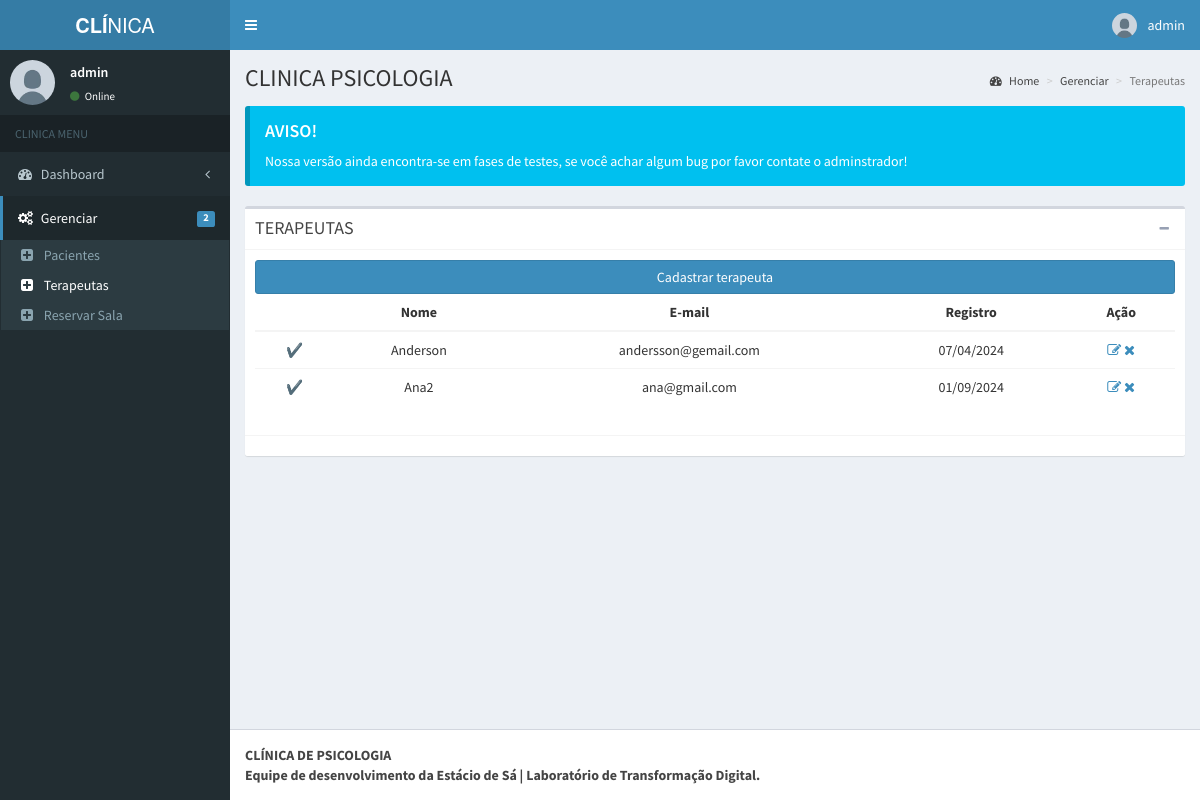
The page /admin/pages/layout/terapeutas.php (signed in) on the database as committed earlier.
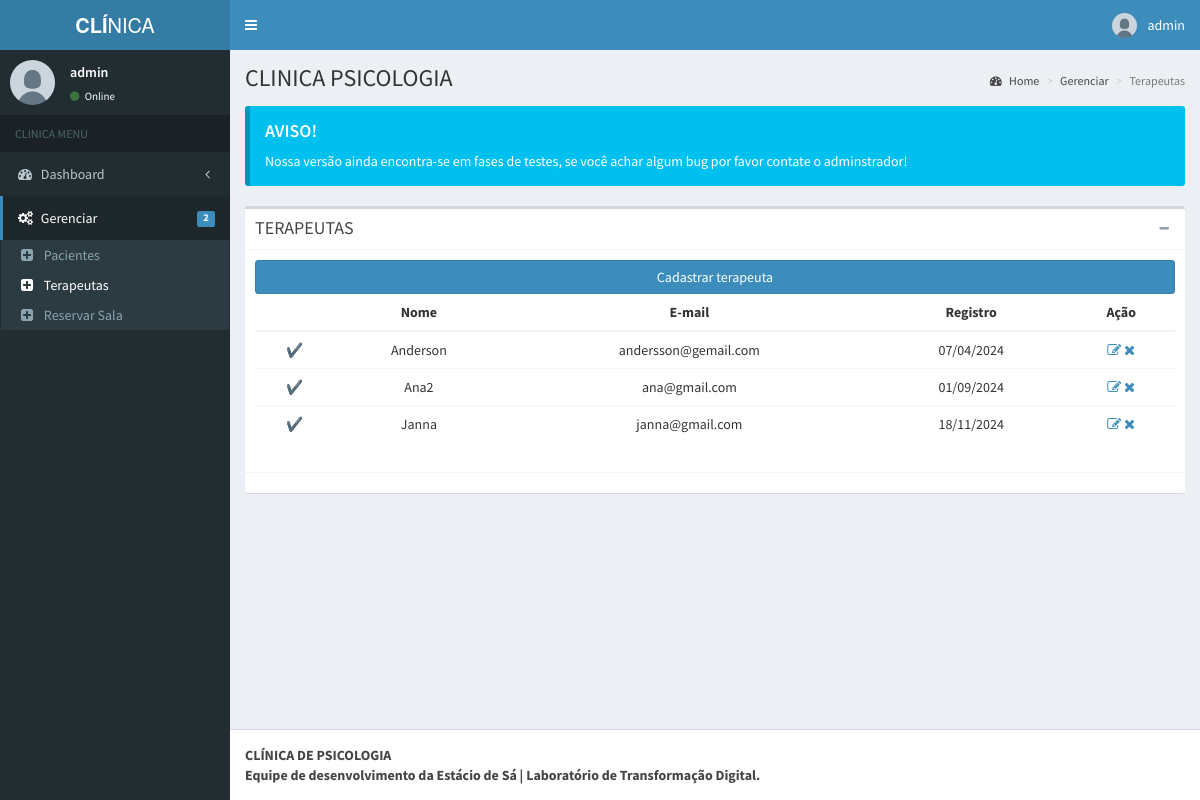
The same page on the database as committed later.
### tables this page shows
CREATE TABLE `tbl_user_terapeuta` (
  `id` int(11) NOT NULL,
  `id_disponibilidade` int(11) UNSIGNED NOT NULL,
  `nome` varchar(50) NOT NULL,
  `usuario` varchar(20) NOT NULL,
  `email` varchar(100) NOT NULL,
  `senha` varchar(255) NOT NULL,
  `date` timestamp NOT NULL DEFAULT current_timestamp() ON UPDATE current_timestamp()
);

### admin/pages/layout/terapeutas.php (the view, shortened to what the changed rows need)
<?php
include('../../../db/conexao.php');
?>
<!DOCTYPE html>
<html>
<head>
  <link rel="stylesheet" href="../../bootstrap/css/bootstrap.min.css">
  <link rel="stylesheet" href="https://maxcdn.bootstrapcdn.com/font-awesome/4.4.0/css/font-awesome.min.css">
  <link rel="stylesheet" href="https://code.ionicframework.com/ionicons/2.0.1/css/ionicons.min.css">
  <link rel="stylesheet" href="../../dist/css/AdminLTE.min.css">
  <link rel="stylesheet" href="../../dist/css/skins/_all-skins.min.css">
</head>
<body class="hold-transition skin-blue fixed sidebar-mini">
  <div class="wrapper">
    <div class="content-wrapper">
      <section class="content-header">
        <h1>
          CLINICA PSICOLOGIA
        </h1>
      </section>
      <section class="content">
        <div class="box">
          <div class="box-body">
            <div>
              <table class="table table-hover text-center">
                <thead class="table-dark">
                  <tr>
                    <th></th>
                    <th scope="col">Nome</th>
                    <th scope="col">E-mail</th>
                    <th scope="col">Registro</th>
                    <th scope="col">Ação</th>
                  </tr>
                </thead>
                <tbody>
                  <?php
                  $sql = "SELECT * FROM tbl_user_terapeuta";
                  $result = mysqli_query($mysqli, $sql);
                  while ($row = mysqli_fetch_assoc($result)) {
                  ?>
                    <tr>
                    <td><?php echo ($row['id_disponibilidade']==2) ? "❌" : "✔️" ?></td>
                      <td><?php echo $row["nome"] ?></td>
                      <td><?php echo $row["email"] ?></td>
                      <td><?php echo date('d/m/Y', strtotime($row["date"])); ?></td>
                      <td style="background:white">
                        <a href="edit-terapeuta.php?id=<?php echo $row["id"] ?>" class="link-dark"><i class="fa fa-edit"></i></a>
                        <a href="delete-terapeuta.php?id=<?php echo $row["id"] ?>" class="link-dark"><i class="fa fa-remove"></i></a>
                      </td>
                    </tr>
                  <?php
                  }
                  ?>
                </tbody>
              </table>
            </div>
          </div>
        </div>
      </section>
    </div>
  </div>
</body>
</html>

Rows that differ between the two databases and show on the page:
added tbl_user_terapeuta: nome "Janna", email "janna@gmail.com", date "18/11/2024"
